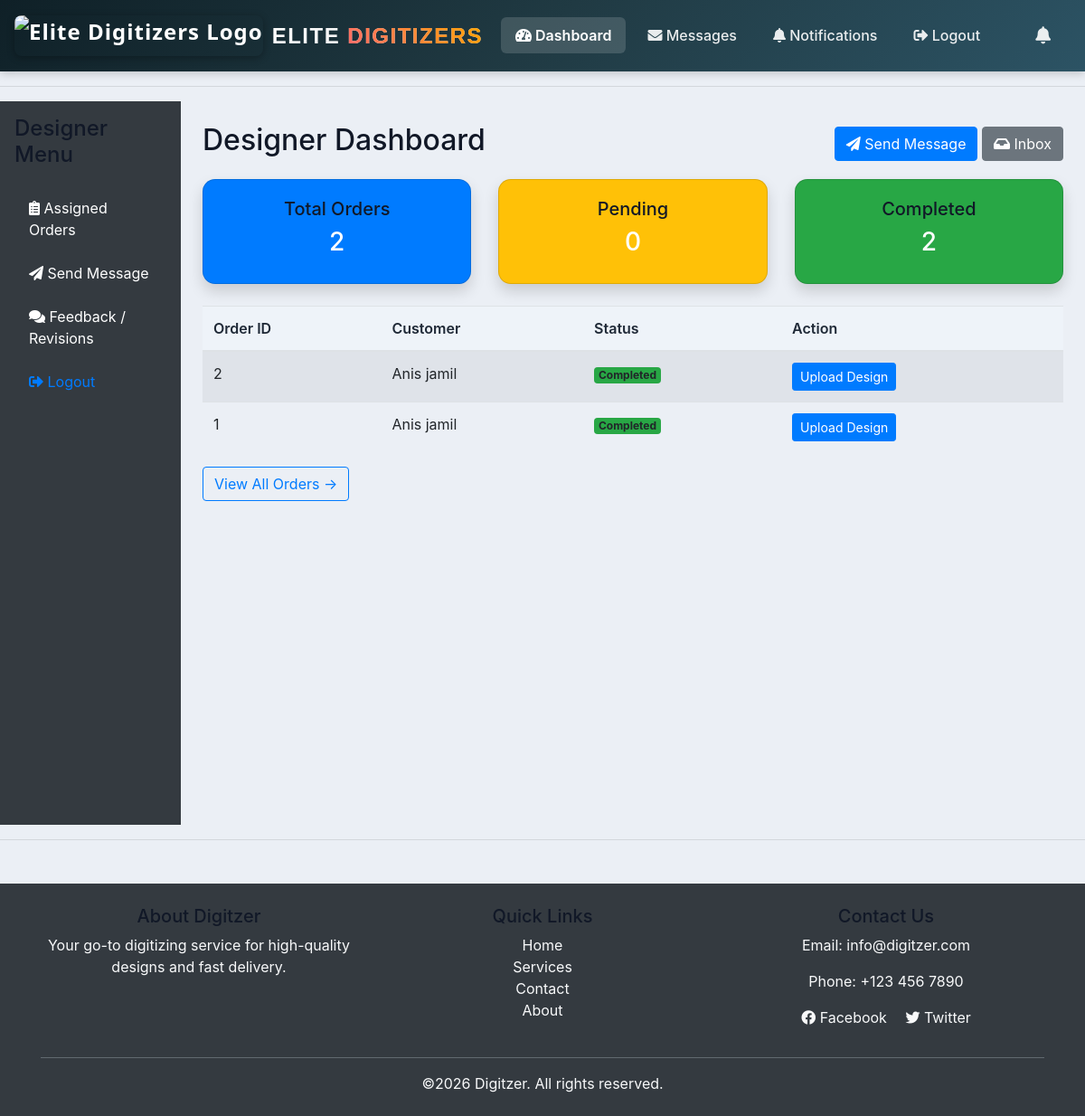
Page /designer/dashboard/ (signed in) on the earlier database version.
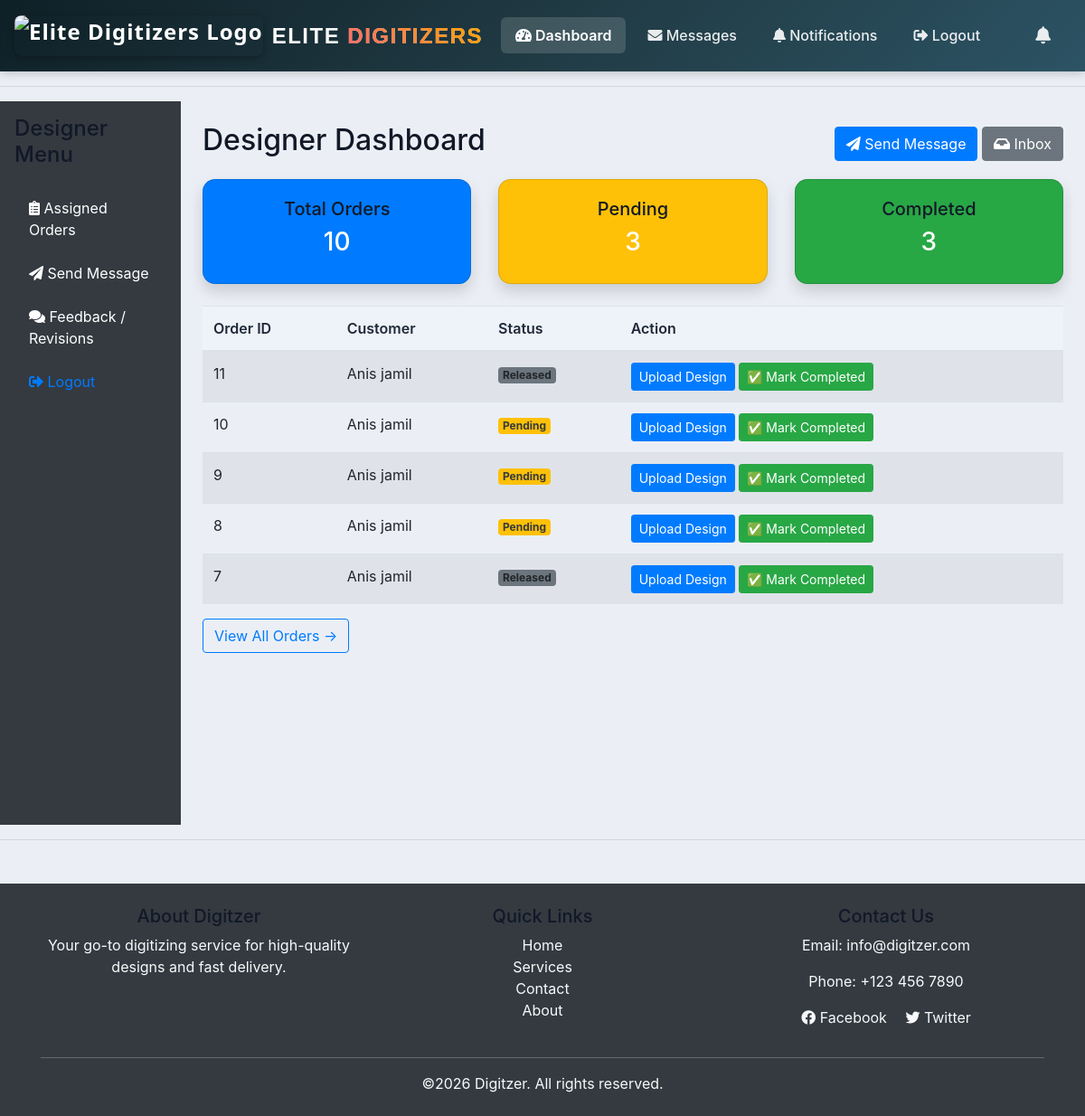
Same page on the later database version.
### accounts/models.py (models this page shows, shortened)
class Order(models.Model):
    def validate_2mb_file(value):
        max_size = 2 * 1024 * 1024  # 2 MB
        if value.size > max_size:
            raise ValidationError("File size must be less than or equal to 2 MB.")
    STATUS = (
        ('Pending', 'Pending'),
        ('Out for delivery', 'Out for delivery'),
        ('Delivered', 'Delivered'),
        ('Quote Requested', 'Quote Requested'),
        ('Active', 'Active'),
        ('Completed', 'Completed'),
        ('Released', 'Released'),
    )
    ORDER_TYPE = (
        ('Digitizing', 'Digitizing'),
        ('Vector', 'Vector'),
        ('Patch', 'Patch'),
        ('Quote', 'Quote'),
    )
    PAYMENT_STATUS = (
        ('Pending', 'Pending'),
        ('Paid', 'Paid'),
        ('Refunded', 'Refunded'),
    )
    REVIEW_STATUS = (
    ('Pending', 'Pending'),
    ('Approved', 'Approved'),
    ('Rejected', 'Rejected'),
    )
    PLACEMENT_CHOICES = [
        ('Apron', 'Apron'),
        ('Bags', 'Bags'),
        ('Cap', 'Cap'),
        ('Cap Side', 'Cap Side'),
        ('Cap Back', 'Cap Back'),
        ('Chest', 'Chest'),
        ('Gloves', 'Gloves'),
        ('Jacket Back', 'Jacket Back'),
        ('Patches', 'Patches'),
        ('Sleeve', 'Sleeve'),
        ('Towel', 'Towel'),
        ('Visor', 'Visor'),
        ('Other', 'Other'),
    ]
    FABRIC_CHOICES = [
        ('Blanket', 'Blanket'),
        ('Canvas', 'Canvas'),
        ('Canis', 'Canis'),
        ('Cotton Woven', 'Cotton Woven'),
        ('Denim', 'Denim'),
        ('Felt', 'Felt'),
        ('Flannel', 'Flannel'),
        ('Fleece', 'Fleece'),
        ('Leather', 'Leather'),
        ('Nylon', 'Nylon'),
        ('Pique', 'Pique'),
        ('Polyester', 'Polyester'),
        ('Silk', 'Silk'),
        ('Single Jersey', 'Single Jersey'),
        ('Towel', 'Towel'),
        ('Twill', 'Twill'),
        ('Other', 'Other'),
    ]
    FORMAT_CHOICES = [
        ('100', '100'),
        ('cdr', 'cdr'),
        ('cdn', 'cdn'),
        ('dsb', 'dsb'),
        ('dst', 'dst'),
        ('dsz', 'dsz'),
        ('emb', 'emb'),
        ('exp', 'exp'),
        ('jef', 'jef'),
        ('ksm', 'ksm'),
        ('ofm', 'ofm'),
        ('pes', 'pes'),
        ('pxf', 'pxf'),
        ('pof', 'pof'),
        ('tap', 'tap'),
        ('xxx', 'xxx'),
        ('other', 'Other'),
    ]
    customer = models.ForeignKey(Customer, on_delete=models.CASCADE)
    order_type = models.ForeignKey(Product, null=True, on_delete=models.SET_NULL)
    Order_name_PO = models.CharField(max_length=50,  null=True, blank=True)# change this to Order_name/PO for patch name patch type
    date_created = models.DateTimeField(auto_now_add=True, null=True)
    status = models.CharField(max_length=200, null=True, choices=STATUS)
    Additional_information = models.TextField(blank=True, null=True)
    design_file = models.FileField(upload_to='designs/', null=True, blank=True)
    invoice_file = models.FileField(upload_to='invoices/', null=True, blank=True)
    quantity = models.PositiveIntegerField(default=1)
    fabric_material = models.CharField(max_length=100, blank=True, null=True, choices=FABRIC_CHOICES)
    Required_Format = models.CharField(max_length=100, blank=True, null=True, default='DST', choices=FORMAT_CHOICES)
    urgent = models.BooleanField(default=False)
    price = models.DecimalField(max_digits=10, decimal_places=2, blank=True, null=True, default=0.00)
    Height = models.CharField(max_length=100, blank=True, null=True, default='standard')
    Width = models.CharField(max_length=100, blank=True, null=True, default='standard')
    total_colors = models.PositiveIntegerField(null=True ,blank=True)
    turnaround_time = models.CharField(max_length=100, blank=True, null=True)
    placement = models.CharField(max_length=100, blank=True, null=True, choices=PLACEMENT_CHOICES)
    released = models.BooleanField(default=False)  # For release_projects
    payment_status = models.CharField(max_length=20, choices=PAYMENT_STATUS, default='Pending')  # For follow-up payments
    date_completed = models.DateTimeField(null=True, blank=True)  # Optional: track completion time
    review_status = models.CharField(max_length=20, choices=REVIEW_STATUS, default='Pending')
    review_comment = models.TextField(blank=True, null=True)
    design_file = models.FileField(upload_to='designs/', blank=True, null=True, validators=[validate_2mb_file])# limated size 2MB
    assigned_sale_reps = models.ForeignKey(
        SalesRepresentative,
        on_delete=models.SET_NULL,
        null=True,
        blank=True,
        related_name='sales_rep_orders'
    )
    assigned_designer = models.ForeignKey(
        User,
        on_delete=models.SET_NULL,
        null=True,
        blank=True,
        related_name='designer_orders'
    )

class Customer(models.Model):
    user = models.OneToOneField(
        User, null=True, blank=True,
        on_delete=models.CASCADE,
        related_name="customer_profile"
    )
    name = models.CharField(max_length=200,null=True, blank=True)
    designer = models.ForeignKey(
        'Designer', null=True, blank=True,
        on_delete=models.SET_NULL,
        related_name='orders'
    )
    profile_pic = models.ImageField(
        upload_to='profile_pics/',
        null=True,
        blank=True,
        default='profile_pics/default.png'
    )
    sales_rep = models.ForeignKey('SalesRepresentative', null=True, blank=True, on_delete=models.SET_NULL)
    phone = models.CharField(max_length=200, null=True, blank=True)
    email = models.CharField(max_length=200, null=True, blank=True)
    date_created = models.DateTimeField(auto_now_add=True, null=True)

### accounts/decorators.py (the view)
        def wrapper_func(request, *args, **kwargs):
            group = None
            if request.user.groups.exists():
                group = request.user.groups.all()[0].name
            if group in allowed_roles:
                return view_func(request, *args, **kwargs)
            else:
                return HttpResponse("You are not authorized to view this page.")

### accounts/views.py (called while the page is built)
@login_required(login_url='login')
@allowed_users(allowed_roles=['designer'])
@login_required
def designer_dashboard(request):
    status = request.GET.get('status', None)
    all_orders = Order.objects.filter(assigned_designer=request.user).order_by('-date_created')
    if status:
        all_orders = all_orders.filter(status=status)
    recent_orders = all_orders[:5]
    counts = {
        'total': all_orders.count(),
        'pending': all_orders.filter(status='Pending').count(),
        'completed': all_orders.filter(status='Completed').count()
    }
    return render(request, 'accounts/designer_dashboard.html', {
        'orders': recent_orders,     # dashboard shows latest 5
        'all_orders': all_orders,    # sidebar can loop through all
        'counts': counts,
        'status_filter': status
    })

### templates/accounts/designer_dashboard.html (shortened to what the changed rows need)
{% extends 'accounts/main.html' %}
{% block content %}
<div class="container-fluid">
    <div class="row">
        <div class="col-md-9 col-lg-10 p-4">
            <div class="d-flex justify-content-between align-items-center mb-3">
                <h2>Designer Dashboard</h2>
            </div>
            <div class="row mb-4">
                <div class="col-md-4">
                    <div class="card text-white bg-primary shadow">
                        <div class="card-body text-center">
                            <h5>Total Orders</h5>
                            <h3>{{ counts.total }}</h3>
                        </div>
                    </div>
                </div>
                <div class="col-md-4">
                    <div class="card text-white bg-warning shadow">
                        <div class="card-body text-center">
                            <h5>Pending</h5>
                            <h3>{{ counts.pending }}</h3>
                        </div>
                    </div>
                </div>
                <div class="col-md-4">
                    <div class="card text-white bg-success shadow">
                        <div class="card-body text-center">
                            <h5>Completed</h5>
                            <h3>{{ counts.completed }}</h3>
                        </div>
                    </div>
                </div>
            </div>
            <table class="table table-striped mt-3">
                <thead>
                    <tr>
                        <th>Order ID</th>
                        <th>Customer</th>
                        <th>Status</th>
                        <th>Action</th>
                    </tr>
                </thead>
                <tbody>
                    {% for order in orders|slice:":5" %}
                    <tr>
                        <td>{{ order.id }}</td>
                        <td>{{ order.customer.name }}</td>
                        <td>
                            {% if order.status == "Pending" %}
                            <span class="badge bg-warning text-dark">Pending</span>
                            {% elif order.status == "Completed" %}
                            <span class="badge bg-success">Completed</span>
                            {% else %}
                            <span class="badge bg-secondary">{{ order.status }}</span>
                            {% endif %}
                        </td>
                        <td>
                            <a href="{% url 'upload_design' order.id %}" class="btn btn-primary btn-sm">Upload
                                Design</a>
                            {% if order.status != "Completed" %}
                            <a href="{% url 'mark-design-completed' order.id %}" class="btn btn-success btn-sm ms-1">
                                ✅ Mark Completed
                            </a>
                            {% endif %}
                        </td>
                    </tr>
                    {% empty %}
                    <tr>
                        <td colspan="4" class="text-center">No assigned orders found.</td>
                    </tr>
                    {% endfor %}
                </tbody>
            </table>
        </div>
    </div>
</div>
{% endblock %}

Differences in the rows shown:
no longer on this page (row unchanged): Order: id "2", customer.name "Anis jamil", status "Completed"
no longer on this page (row unchanged): Order: id "1", customer.name "Anis jamil", status "Completed"
added Order: id "11", customer.name "Anis jamil", status "Released", shows "✅ Mark Completed"
added Order: id "10", customer.name "Anis jamil", status "Pending"
added Order: id "9", customer.name "Anis jamil", status "Pending"
added Order: id "8", customer.name "Anis jamil", status "Pending"
added Order: id "7", customer.name "Anis jamil", status "Released", shows "✅ Mark Completed"
Other differences:
{{ counts.total }}: "2" → "10"
{{ counts.pending }}: "0" → "3"
{{ counts.completed }}: "2" → "3"
